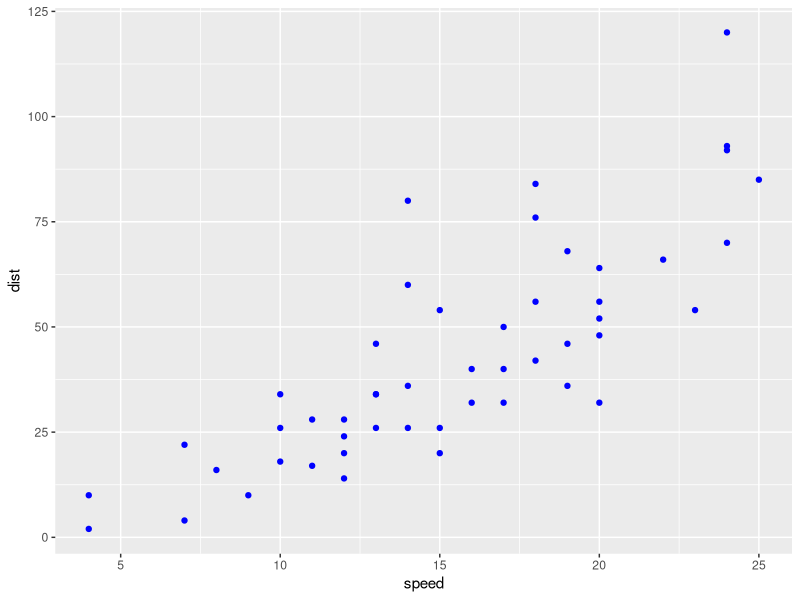
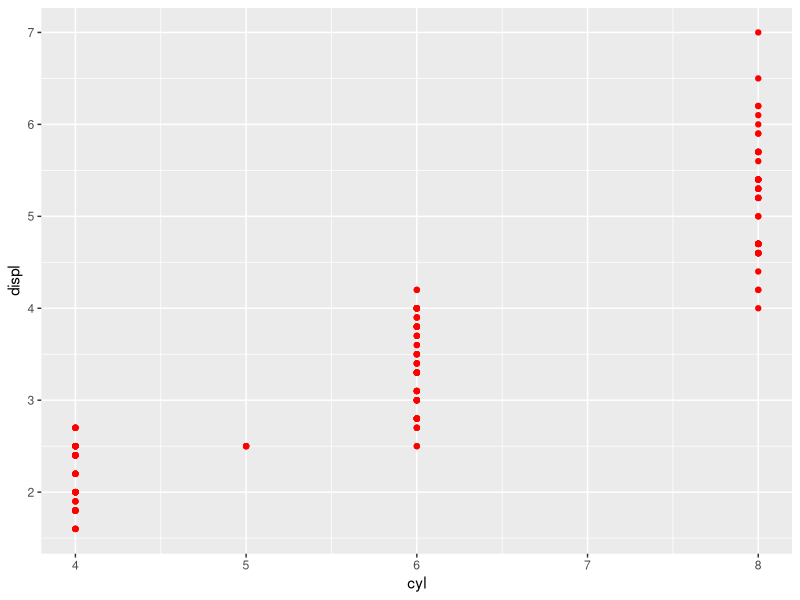
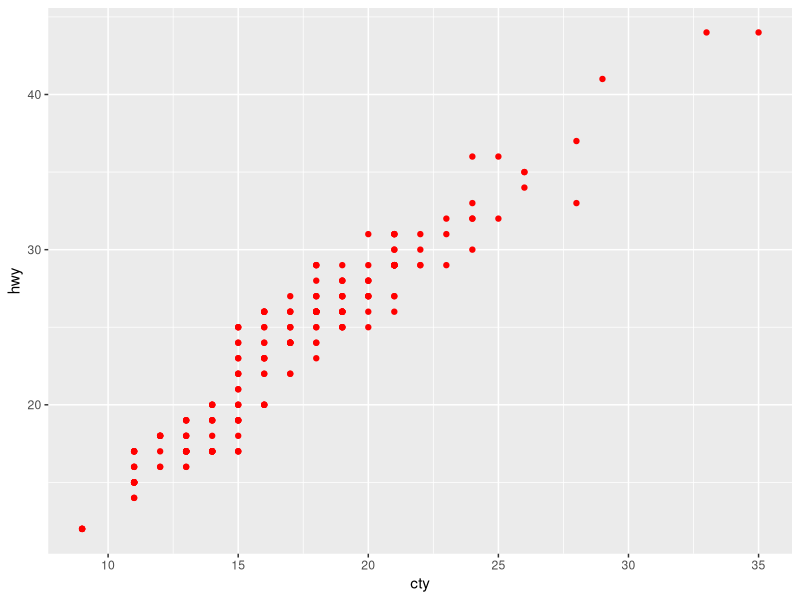

Write the R code that produced these figures, in order.
## ---- chunk 1
library(ggplot2)
library(tidyverse)
## ---- chunk 2
number_from_1_to_1000 <- c(1:1000)
number_from_1_to_1000_divisible_by3 <- sum(c(number_from_1_to_1000%%3==0))
number_from_1_to_1000_notdivisible_by7 <- sum(c(number_from_1_to_1000%%7!=0))
## ---- chunk 3
print(paste("There are",number_from_1_to_1000_divisible_by3, "numbers from 1 to 1000 are divisible by 3"))
print(paste("There are",number_from_1_to_1000_notdivisible_by7, "numbers from 1 to 1000 are not divisible by 7"))
## ---- chunk 4
number_from_1_to_1000_divisible_by3_and7 <- sum(c(number_from_1_to_1000%%3==0 & number_from_1_to_1000%%7==0 ))
number_from_1_to_1000_divisible_by3_but_not7 <- sum(c(number_from_1_to_1000%%3==0 & number_from_1_to_1000%%7!=0))
## ---- chunk 5
print(paste("There are",number_from_1_to_1000_divisible_by3_and7, "numbers from 1 to 1000 are divisible by 3 and 7"))
print(paste("There are",number_from_1_to_1000_divisible_by3_but_not7, "numbers from 1 to 1000 are divisible by 3 but not 7"))
## ---- chunk 6
calculation <- 2 * ((2/1)*(2/3)) * ((4/3)*(4/5)) * ((6/5)*(6/7))
## ---- chunk 7
print(paste("answer equal to",calculation))
## ---- chunk 8
a <- c(2,4,6)
b <- c(1,3,5)
c <- c(3,5,7)
answer = 2 * (prod(a/b,a/c)) 
## ---- chunk 9
print(paste("using vector and prod() will get us", answer))
## ---- chunk 10
a <- c(seq(2,100, by=2))
b <- c(seq(1,99, by=2))
c <- c(seq(3,101, by=2))
answer2 = 2 * (prod(a/b,a/c))

a <- c(seq(2,1000, by=2))
b <- c(seq(1,999, by=2))
c <- c(seq(3,1001, by=2))
answer3 = 2 * (prod(a/b,a/c)) 

a <- c(seq(2,100000, by=2))
b <- c(seq(1,99999, by=2))
c <- c(seq(3,100001, by=2))
answer4 = 2 * (prod(a/b,a/c)) 
## ---- chunk 11
cat(paste("answer up to 101 is", answer2))
cat(paste("answer up to 1001 is", answer3))
cat(paste("answer up to 100001 is", answer4))
cat("I noticed that as number gets larger and larger, it will get closer to closer the value of pi, which is 3.1415926")
## ---- chunk 12
City <- c("New York", "New York", "London", "London", "Beijing", "Beijing")
Size <- c("large", "small", "large", "small", "large", "small")
Amount <- c(23,14,22,16,121,56)
df <- data.frame(City, Size, Amount)
df
## ---- chunk 13
df_size_larger_size = df[df$Size=='large',]
df_size_larger_size
## ---- chunk 14
df_size_larger_than_50 = df[df$Amount>50,]
df_size_larger_than_50
## ---- chunk 15
ggplot(data = cars) +
  geom_point(mapping = aes(x = speed, y = dist), color = 'blue')
## ---- chunk 16
car_speed_km_per_hour <- (cars$speed) * 1.609
car_dist_meter <- (cars$dist) * 0.305
cars_after_conversion <- data.frame(car_speed_km_per_hour,car_dist_meter)
glimpse(cars_after_conversion)
## ---- chunk 17
ggplot(data = mpg) + 
  geom_point(mapping = aes(x = cyl, y = displ), color = "red")
## ---- chunk 18
ggplot(data = mpg) + 
  geom_point(mapping = aes(x = cty, y = hwy), color = "Red")
## ---- chunk 19
city_miles_per_gallon_most_efficient = max(mpg$cty)
city_model = mpg[mpg$cty==city_miles_per_gallon_most_efficient,]

highway_miles_per_gallon_most_efficient = max(mpg$hwy)
highway_model = mpg[mpg$hwy==highway_miles_per_gallon_most_efficient,]
city_model
highway_model
## ---- chunk 20
print(paste("The most efficient in terms of the city miles per gallon is", city_model$model))
## ---- chunk 21
print(paste("The most efficient in terms of the highway miles per gallon are", highway_model$model[1],
            "and",  highway_model$model[2]))
## ---- chunk 22
phi.paris <- 48.8566
phi.ny <- 40.7128
lambda.paris <- 2.3522
lambda.ny <- -74.0060
## ---- chunk 23
print(paste("The latitude of Paris in degree", phi.paris))
print(paste("The latitude of New York in degree", phi.ny))
print(paste("The longtitude of Paris in degree", lambda.paris))
print(paste("The longtitude of New York in degree", lambda.ny))
## ---- chunk 24
phi.paris_radian <- 48.8566 * (pi/180) # phi 1
phi.ny_radian <- 40.7128 *  (pi/180) #  phi 2
lambda.paris_radian <- 2.3522 *  (pi/180) # lambda 1
lambda.ny_radian <- -74.0060 *  (pi/180)  # lambda 2
## ---- chunk 25
print(paste("The latitude of Paris in radian", phi.paris_radian))
print(paste("The latitude of New York in radian", phi.ny_radian))
print(paste("The longtitude of Paris in radian", lambda.paris_radian))
print(paste("The longtitude of New York in radian", lambda.ny_radian))
## ---- chunk 26
central_angle = acos(sin(phi.paris_radian) * sin(phi.ny_radian)
                    + cos(phi.paris_radian) * cos(phi.ny_radian)
                    * cos(abs(lambda.ny_radian-lambda.paris_radian)))
## ---- chunk 27
print(paste("central angle between cities are", central_angle))
## ---- chunk 28
distance_between_both_NY_and_Paris_km <- central_angle * 6371 # 6371 km is the radius of Earth
## ---- chunk 29
print(paste("The distance between both cities are", distance_between_both_NY_and_Paris_km, "km"))
distance_between_both_NY_and_Paris_mile = distance_between_both_NY_and_Paris_km * 0.621371
print(paste("The distance between both cities are", distance_between_both_NY_and_Paris_mile, "miles"))
